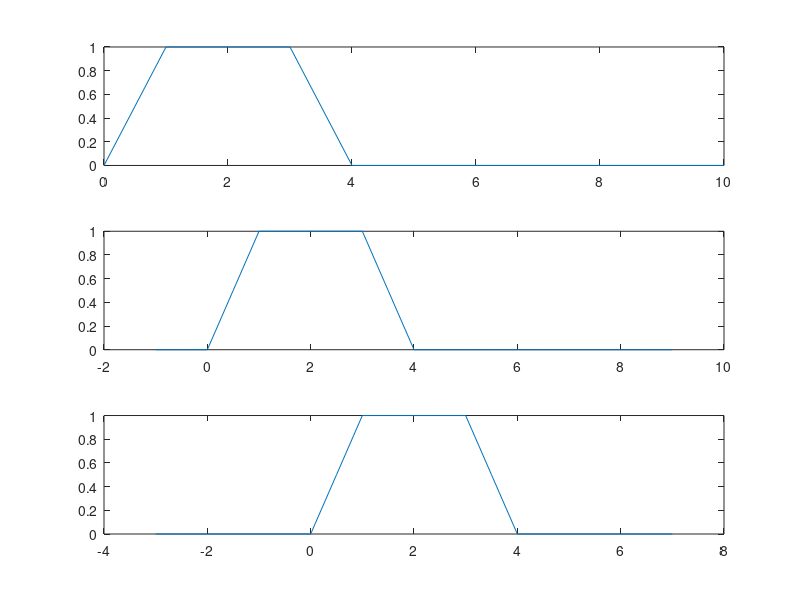

Recreate this plot in MATLAB.
function test1

clear all; close all;
x=linspace(0,10,21);

global d; global h;
d=1; h=2;
global A; A=1;
a=A/d;
b=a*(2*d+h)/d;
I=ones(size(x,1),1);
u=1;

subplot(3,1,1);
rising =a*x.*(x>=0 & x<d);
holding = A*I.*(x>=d & x<h+d);
falling = (-a*x+b*I).*(x>=h+d & x<=h+2*d);
fx=rising+holding+falling;
plot(x,fx);

subplot(3,1,2);
t=1;
x=x-u*t;
rising =a*x.*(x>=0 & x<d);
holding = A*I.*(x>=d & x<h+d);
falling = (-a*x+b*I).*(x>=h+d & x<=h+2*d);
fx=rising+holding+falling;
plot(x,fx);

subplot(3,1,3);
u=1;
t=2;
x=x-u*t;
rising =a*x.*(x>=0 & x<d);
holding = A*I.*(x>=d & x<h+d);
falling = (-a*x+b*I).*(x>=h+d & x<=h+2*d);
fx=rising+holding+falling;
plot(x,fx);


end